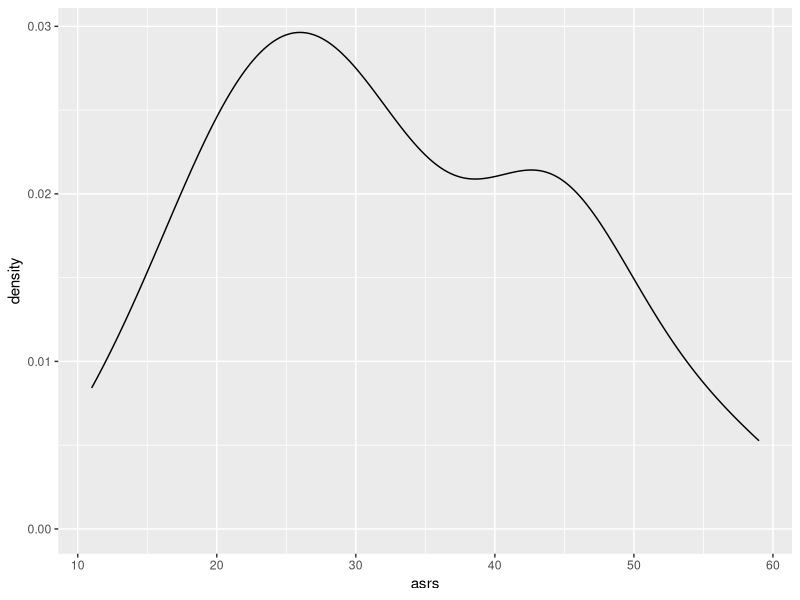
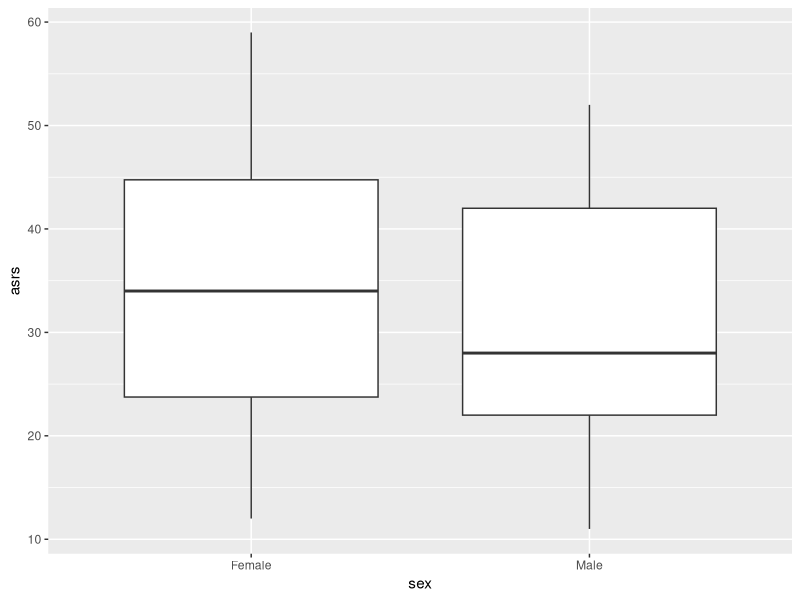
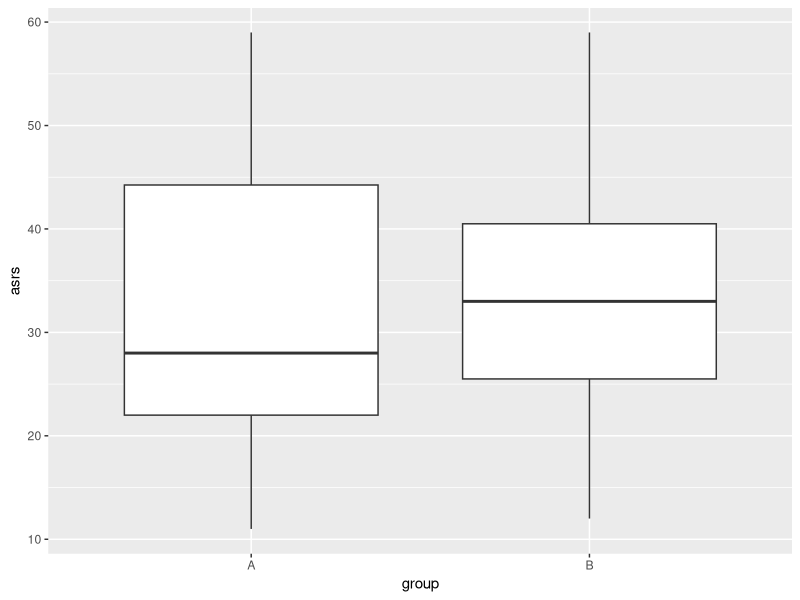
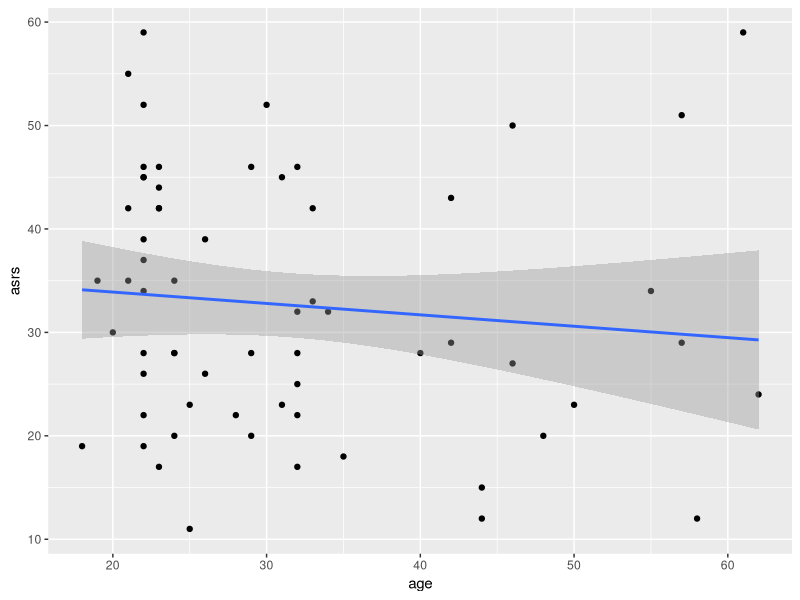

Here is the R script that generated these plots, in order:
#Load libraries
library(here)
library(tidyverse)

#Loading participant info (ppt) data
df_ppt <- read.csv(here("data","raw","gorilla","ppt_groups.csv"))

#Loading ASRS data for all experiment versions
df_asrs <- read.csv(here("data","raw","gorilla","short","v34","short_v34_asrs.csv"))
df_asrs <- bind_rows(head(df_asrs,-1),read.csv(here("data","raw","gorilla","short","v33","short_v33_asrs.csv")))
df_asrs <- bind_rows(head(df_asrs,-1),read.csv(here("data","raw","gorilla","short","v31","short_v31_asrs.csv")))
df_asrs <- head(df_asrs,-1)

#Cleaning up df
df_asrs <- df_asrs %>%
  select(Participant.Public.ID,
         response.1.1.quantised,
         response.1.2.quantised,
         response.1.3.quantised,
         response.1.4.quantised,
         response.1.5.quantised,
         response.1.6.quantised,
         response.1.7.quantised,
         response.1.8.quantised,
         response.1.9.quantised,
         response.1.10.quantised,
         response.1.11.quantised,
         response.1.12.quantised,
         response.1.13.quantised,
         response.1.14.quantised,
         response.1.15.quantised,
         response.1.16.quantised,
         response.1.17.quantised,
         response.1.18.quantised) %>%
  rename(ppt=Participant.Public.ID)

#Removing 'p' in front of ppt
df_asrs$ppt <- gsub("p","",df_asrs$ppt)
df_asrs$ppt <- as.numeric(df_asrs$ppt)

#Ordering per ppt
df_asrs <- df_asrs[order(df_asrs$ppt),]

#Arranging ASRS scores to be 0-4 instead of 1-5
df_asrs[,c(2:19)] <- df_asrs[,c(2:19)]-1

#Calculating ASRS score per participant
df_asrs$asrs <- NA

for (i in c(1:nrow(df_asrs))){
  df_asrs$asrs[i] <- sum(df_asrs[i,c(2:19)])
}

#Finding mean and SD
mean(df_asrs$asrs)
sd(df_asrs$asrs)

#Plotting histogram to visualise data
p <- ggplot(df_asrs,aes(x=asrs))

p+geom_density(kernel="gaussian")

#Tidying df_asrs
df_asrs <- select(df_asrs,ppt,asrs)

#Merging asrs and ppt dfs
df_ppt <- merge(df_ppt,df_asrs)

#visualising asrs against sex, group, and age to identify any significant deviations
p1 <- ggplot(df_ppt,aes(x=sex,y=asrs))
p2 <- ggplot(df_ppt,aes(x=group,y=asrs))
p3 <- ggplot(df_ppt,aes(x=age,y=asrs))

p1+geom_boxplot()
p2+geom_boxplot()
p3+geom_point()+
  geom_smooth(method=lm)